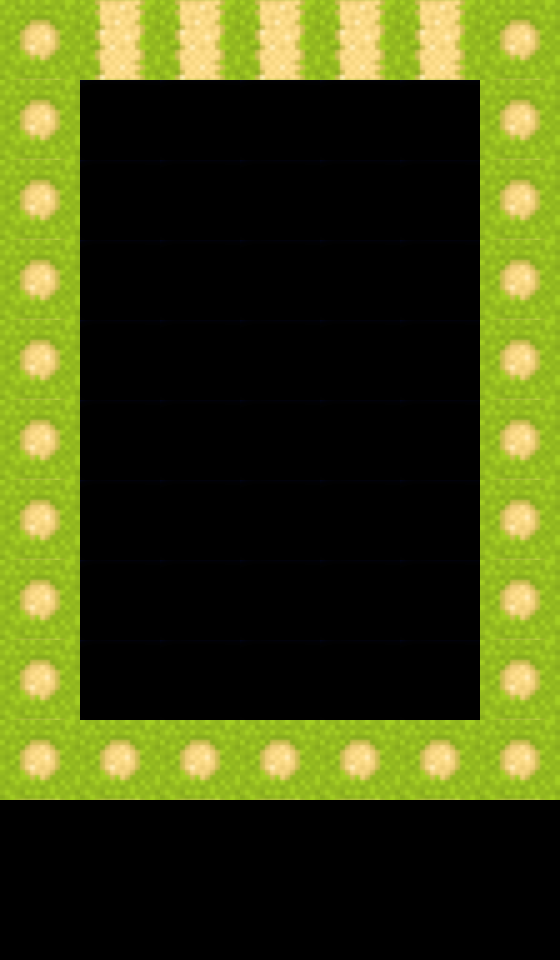

Below is a game level as drawn by its tile map, then a one-line description and the .tmx that defines it (tile-layer data replaced by summaries):
An orthogonal 7x12 tile map with 80x80 px tiles, 1 tile layer (baseLayer).

<map version="1.0" orientation="orthogonal" width="7" height="12" tilewidth="80" tileheight="80">
 <tileset firstgid="1" name="kusa-tuti" tilewidth="80" tileheight="80">
  <image source="kusa-tuti.png" width="80" height="400" />
  <tile id="0">
   <properties>
    <property name="Attr" value="0" />
   </properties>
  </tile>
  <tile id="1">
   <properties>
    <property name="Attr" value="100" />
   </properties>
  </tile>
  <tile id="4">
   <properties>
    <property name="Attr" value="1" />
   </properties>
  </tile>
 </tileset>
 <layer name="baseLayer" width="7" height="12">
  <data>[84 cells, 70 non-empty, 3 distinct tile ids]</data>
 </layer>
</map>